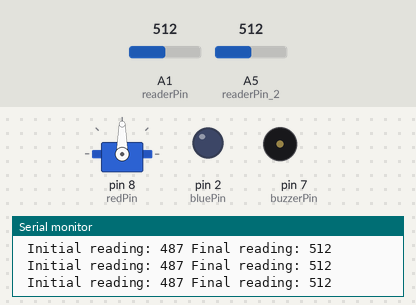
Recording of a sketch running on a simulated Arduino Uno, built with avr-gcc and run on an emulated ATmega328P. On the bench: servo, output pins drawn as LEDs (lit = HIGH), buzzer (waves = sounding), the last lines printed to the serial monitor. The inputs (shaded band) are chosen by the test bench; at power-on: A5 (readerPin_2) = 512, A1 (readerPin) = 512.

Above: at 1.2 s.
1.3 s: A5 (readerPin_2) set to 476
At 2.2 s:
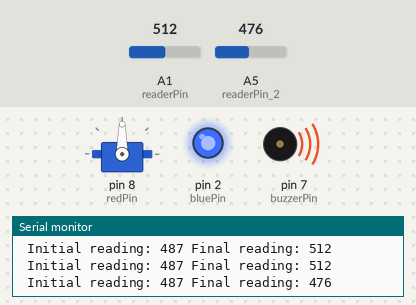
2.9 s: A1 (readerPin) set to 716
At 3.8 s:
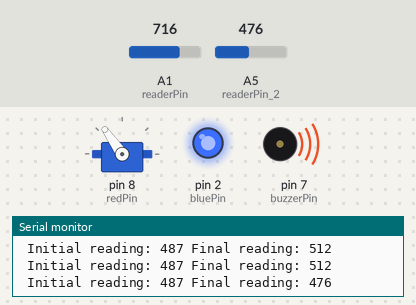
4.4 s: A5 (readerPin_2) set to 511
At 4.8 s:
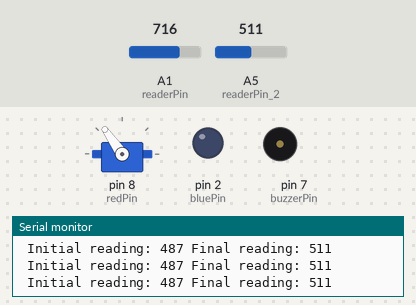
5.9 s: A1 (readerPin) set to 900
At 6.4 s:
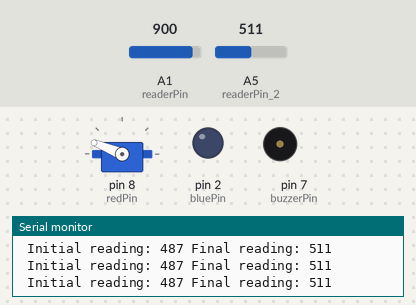
7.4 s: A5 (readerPin_2) set to 306
At 8.2 s:
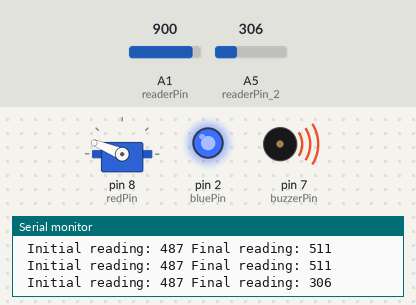
9.0 s: A5 (readerPin_2) set to 716
At 10.1 s:
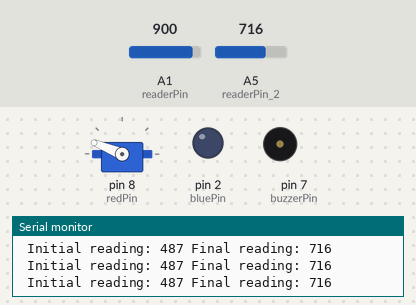
Timing chart, 0 to 11.5 s (numbered marks = the images above; inputs shaded):
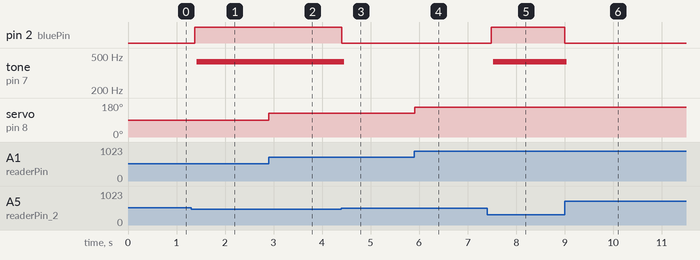

Measured:
- the behaviour switches between 487 and 486 on A5 (readerPin_2) (found by bisection; images 0 and 1)
- after the input at 1.3 s, pin 2 (bluePin): LOW → HIGH after 0.08 s; tone on pin 7 (buzzerPin): silent → 430 Hz after 0.12 s
- after the input at 2.9 s, servo on pin 8 (redPin): 90° → 125° at once
- after the input at 4.4 s, pin 2 (bluePin): HIGH → LOW at once; tone on pin 7 (buzzerPin): 430 Hz → silent after 0.06 s
- after the input at 5.9 s, servo on pin 8 (redPin): 125° → 158° at once
- after the input at 7.4 s, pin 2 (bluePin): LOW → HIGH after 0.08 s; tone on pin 7 (buzzerPin): silent → 430 Hz after 0.12 s
- after the input at 9.0 s, pin 2 (bluePin): HIGH → LOW at once; tone on pin 7 (buzzerPin): 430 Hz → silent at once

The sketch:

Proejct_18_motion_detector.ino
```cpp
#include <Servo.h>

int redPin = 8;
int bluePin = 2;
int buzzerPin = 7;


int readerPin = A1;
int servoPin = 8;

Servo myServo;
int angle;

int readings;
int dt = 1000;
int dt_LED = 250;
int dt_buzzer = 1;

int readerPin_2 = A5;
int readings_2_final;
int readings_2_initial;

void setup() {
  // put your setup code here, to run once:

  Serial.begin(9600);

  pinMode(readerPin,INPUT);
  pinMode(readerPin_2,INPUT);

  pinMode(redPin,OUTPUT);
  pinMode(bluePin,OUTPUT);
  pinMode(buzzerPin,OUTPUT);

  myServo.attach(servoPin);

  readings_2_initial = analogRead(readerPin_2);
  readings_2_initial = readings_2_initial - 25;
}

void loop() {
  // put your main code here, to run repeatedly:\

  readings = analogRead(readerPin);
  readings_2_final = analogRead(readerPin_2);

  angle = ( 180.0 / 1023.0) * ( readings );

  myServo.write(angle);

  Serial.print("");
  Serial.print(" Initial reading: ");
  Serial.print(readings_2_initial);
  Serial.print(" Final reading: ");
  Serial.println(readings_2_final);

  while(readings_2_initial > readings_2_final){

    digitalWrite(buzzerPin,HIGH);
    delay(dt_buzzer);
    digitalWrite(buzzerPin,LOW);
    delay(dt_buzzer);

    //digitalWrite(redPin,HIGH);
    digitalWrite(bluePin,HIGH);

    readings_2_final = analogRead(readerPin_2);
    readings = analogRead(readerPin);
    angle = ( 180.0 / 1023.0) * ( readings );
    myServo.write(angle);
  }

  if(readings_2_initial < readings_2_final){
    //digitalWrite(redPin,LOW);
    digitalWrite(bluePin,LOW);
    digitalWrite(buzzerPin,LOW);

    readings_2_final = analogRead(readerPin_2);
    readings = analogRead(readerPin);

    angle = ( 180.0 / 1023.0) * ( readings );
    myServo.write(angle);

  }

  // while(readings_2_initial > readings_2_final){
  //   digitalWrite(buzzerPin,HIGH);
  //   delay(dt_buzzer);
  //   digitalWrite(buzzerPin,LOW);
  //   delay(dt_buzzer);
  // }

  //delay(dt);


}
```
